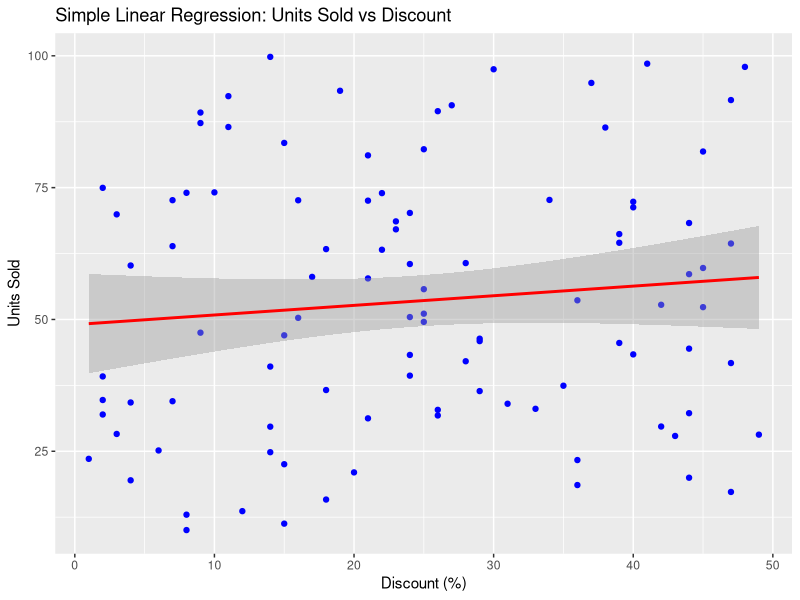
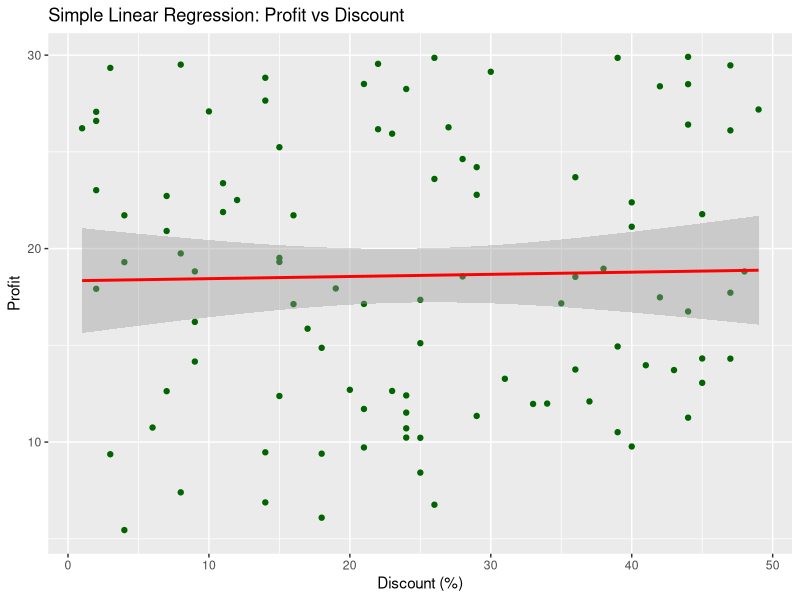

These figures' R source, in order:
#Corelation analysis
#1. Calculate the pearson corelation coefficient between discount percentage and units sold  to ascess the strength and direction of their relationship.
#2. Calculate the corelation between discount and profit to understand how discount impact profitably

#Simple linear regression_model
#1. Model units sold as a function of discount (%) to understand how discount influence sales volume
#2. model profit as a function of discount to elevate the direct impact of discount on profitability.

#Multiple linear regression_model1. 
#1. model profit as a function of discount (%) unit_sold to elevate the combined effect of these variable on profitability.


# Load Libraries
library(ggplot2)
library(tidyr)     
library(dplyr)

# Load Data
getwd()
Regression <- read.csv("sample_inventory_data.csv")

# Rename Columns for easy access
colnames(Regression) <- c("discount", "units_sold", "profit")

# Correlation Analysis
cor(Regression$discount, Regression$units_sold)  # Discount vs Units Sold
cor(Regression$discount, Regression$profit)      # Discount vs Profit

# Simple Linear Regression
model1 <- lm(units_sold ~ discount, data = Regression)
summary(model1)

model2 <- lm(profit ~ discount, data = Regression)
summary(model2)

# Multiple Linear Regression
model3 <- lm(profit ~ discount + units_sold, data = Regression)
summary(model3)


# Visualization: Units Sold vs Discount
ggplot(Regression, aes(x = discount, y = units_sold)) +
  geom_point(color = "blue") +
  geom_smooth(method = "lm", se = TRUE, color = "red") +
  labs(title = "Simple Linear Regression: Units Sold vs Discount",
       x = "Discount (%)",
       y = "Units Sold")

# Visualization: Profit vs Discount
ggplot(Regression, aes(x = discount, y = profit)) +
  geom_point(color = "darkgreen") +
  geom_smooth(method = "lm", se = TRUE, color = "red") +
  labs(title = "Simple Linear Regression: Profit vs Discount",
       x = "Discount (%)",
       y = "Profit")
